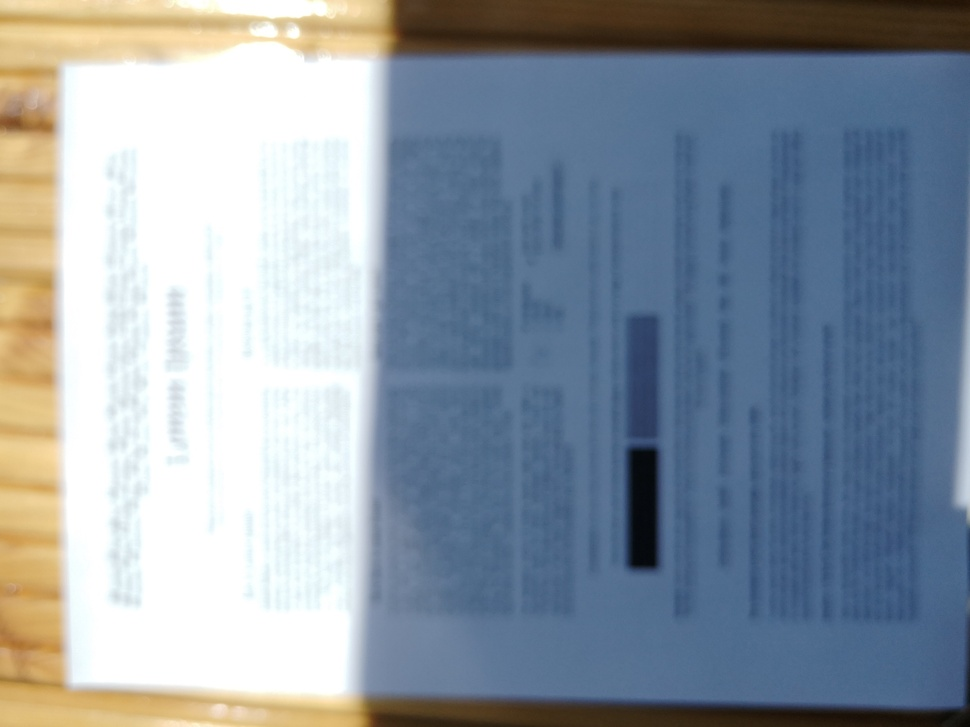
#> input picture dataset/blur_dataset_scaled/defocused_blurred/103_HUAWEI-P20_F.jpg, 970 x 727 px, shrunk from 2048 x 1536 before the run, found by its file name; its folder holds 3 pictures in this run
$ python script.py   (older library calls are emulated)
#> lines starting #> are read from the running program, lines starting #| are printed output that depends on the picture
### image_analyzer.py
import cv2
import numpy as np
import pandas as pd
from skimage.metrics import structural_similarity as ssim
import time
import os

class ImageAnalyzer:
    def __init__(self, dataset_root):
        self.dataset_path_sharp = os.path.join(dataset_root, "sharp")

    @staticmethod
    def laplacian_variance(image):
        return cv2.Laplacian(image, cv2.CV_64F).var()

    @staticmethod
    def normalize_image(image):
        return image.astype(np.float32) / 255.0

    # [12 lines left out: functions calculate_psnr_skimage, calculate_ssim_skimage, not called in this run]

    def calculate_psnr_opencv(self, original, degraded):
        return cv2.PSNR(original, degraded)

    # [18 lines left out: function calculate_ssim_opencv, not called in this run]

    def process_images(self, blurred_dataset, blurred_path, suffix, output_filename):
#> called with blurred_path = 'dataset/defocused_blurred', suffix = '_F', output_filename = 'defocused_vs_sharp.xlsx'
        results = []

        for blurred_file in blurred_dataset:
            if not blurred_file.endswith((".jpg", ".jpeg", ".png")):
                continue

            sharp_file = blurred_file.replace(suffix, "_S")
            blurred_image_path = os.path.join(blurred_path, blurred_file)
            sharp_image_path = os.path.join(self.dataset_path_sharp, sharp_file)

            blurred_image = cv2.imread(blurred_image_path, cv2.IMREAD_GRAYSCALE)
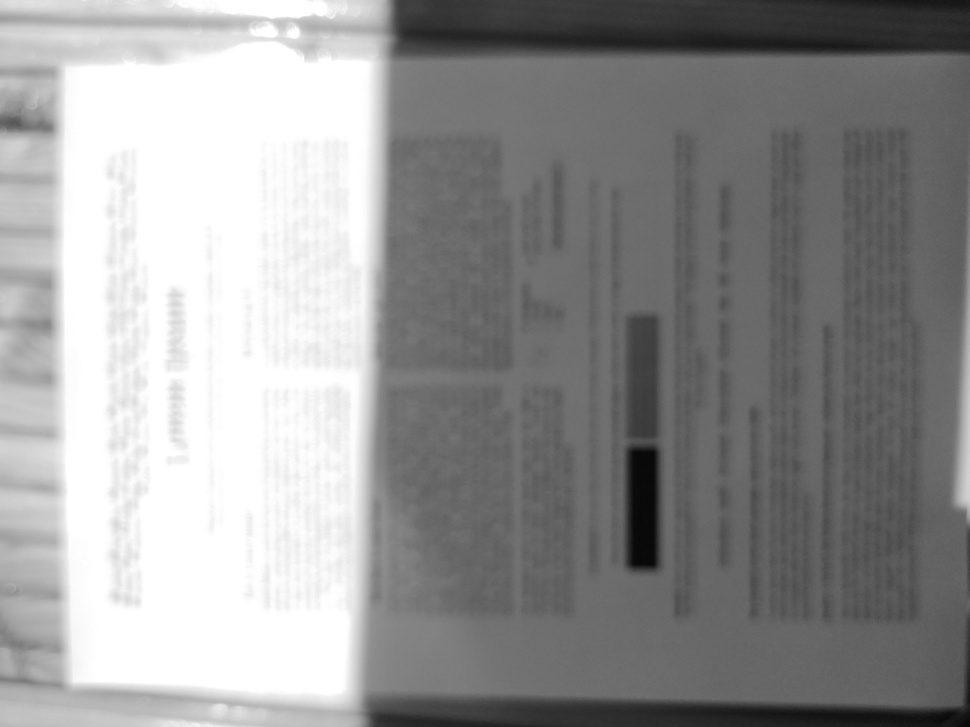
#> blurred_image: shape (727, 970); min 7, max 255, mean 149.8
            sharp_image = cv2.imread(sharp_image_path, cv2.IMREAD_GRAYSCALE)

            if blurred_image is None or sharp_image is None:
                print(f"Immagine non trovata - {sharp_file}")
                continue

            if blurred_image.shape != sharp_image.shape:
                print(f"Dimensioni non corrispondenti tra {blurred_file} e {sharp_file}")
                continue

            start_time = time.perf_counter()
            lap_var = self.laplacian_variance(blurred_image)
            laplacian_time = time.perf_counter() - start_time

            start_time = time.perf_counter()
            psnr_value_skimage = self.calculate_psnr_skimage(sharp_image, blurred_image)
            psnr_time_skimage = max(time.perf_counter() - start_time, 1e-6)

            start_time = time.perf_counter()
            ssim_value_skimage = self.calculate_ssim_skimage(sharp_image, blurred_image)
            ssim_time_skimage = max(time.perf_counter() - start_time, 1e-6)

            start_time = time.perf_counter()
            psnr_value_opencv = self.calculate_psnr_opencv(sharp_image, blurred_image)
            psnr_time_opencv = max(time.perf_counter() - start_time, 1e-6)

            start_time = time.perf_counter()
            ssim_value_opencv = self.calculate_ssim_opencv(sharp_image, blurred_image)
            ssim_time_opencv = max(time.perf_counter() - start_time, 1e-6)

            results.append([
                blurred_file, sharp_file, lap_var,
                psnr_value_skimage, ssim_value_skimage,
                psnr_value_opencv, ssim_value_opencv,
                laplacian_time, psnr_time_skimage, ssim_time_skimage,
                psnr_time_opencv, ssim_time_opencv
            ])
#> pass 2 of the loop in process_images, `for blurred_file in blurred_dataset:`:
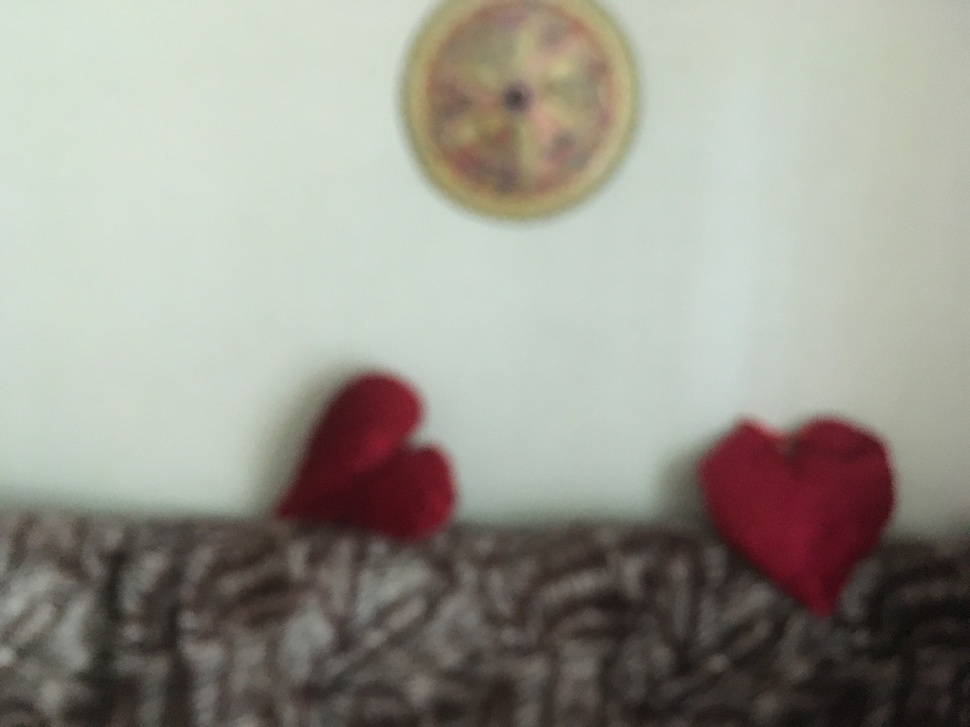
#> input picture dataset/blur_dataset_scaled/defocused_blurred/104_IPHONE-SE_F.jpg, 970 x 727 px, shrunk from 2048 x 1536 before the run, found by its file name
#> in process_images, `blurred_image = cv2.imread(blurred_image_path, cv2.IMREAD_GRAYSCALE)`:
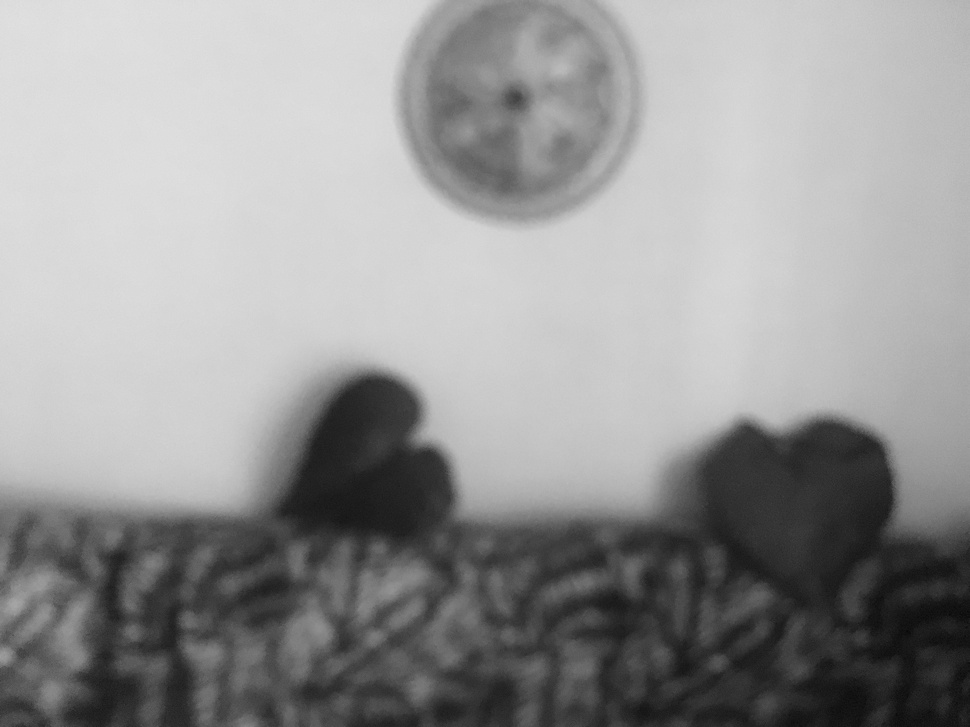
#> blurred_image: shape (727, 970); min 7, max 225, mean 151

        df = pd.DataFrame(results, columns=[
            "Blurred Image", "Sharp Image", "Laplacian Variance",
            "PSNR skimage", "SSIM skimage", "PSNR openCV", "SSIM openCV",
            "Laplacian Time (s)", "PSNR Time (s) skimage", "SSIM Time (s) skimage",
            "PSNR Time (s) openCV", "SSIM Time (s) openCV"
        ])
        output_path = os.path.join(os.path.dirname(__file__), output_filename)
        df.to_excel(output_path, index=False, engine="openpyxl")
        print(f"File Excel salvato in: {output_path}")

### script.py
from image_analyzer import ImageAnalyzer
import os

dataset_root = os.path.join(os.path.dirname(__file__), "dataset")

analyzer = ImageAnalyzer(dataset_root)

dataset_path_dblurred = os.path.join(dataset_root, "defocused_blurred")
dataset_path_mblurred = os.path.join(dataset_root, "motion_blurred")

image_files_dblurred = [f for f in os.listdir(dataset_path_dblurred) if f.endswith(('.png', '.jpg', '.jpeg'))]
image_files_mblurred = [f for f in os.listdir(dataset_path_mblurred) if f.endswith(('.png', '.jpg', '.jpeg'))]

analyzer.process_images(image_files_dblurred, dataset_path_dblurred, "_F", "defocused_vs_sharp.xlsx")
analyzer.process_images(image_files_mblurred, dataset_path_mblurred, "_M", "motion_vs_sharp.xlsx")
